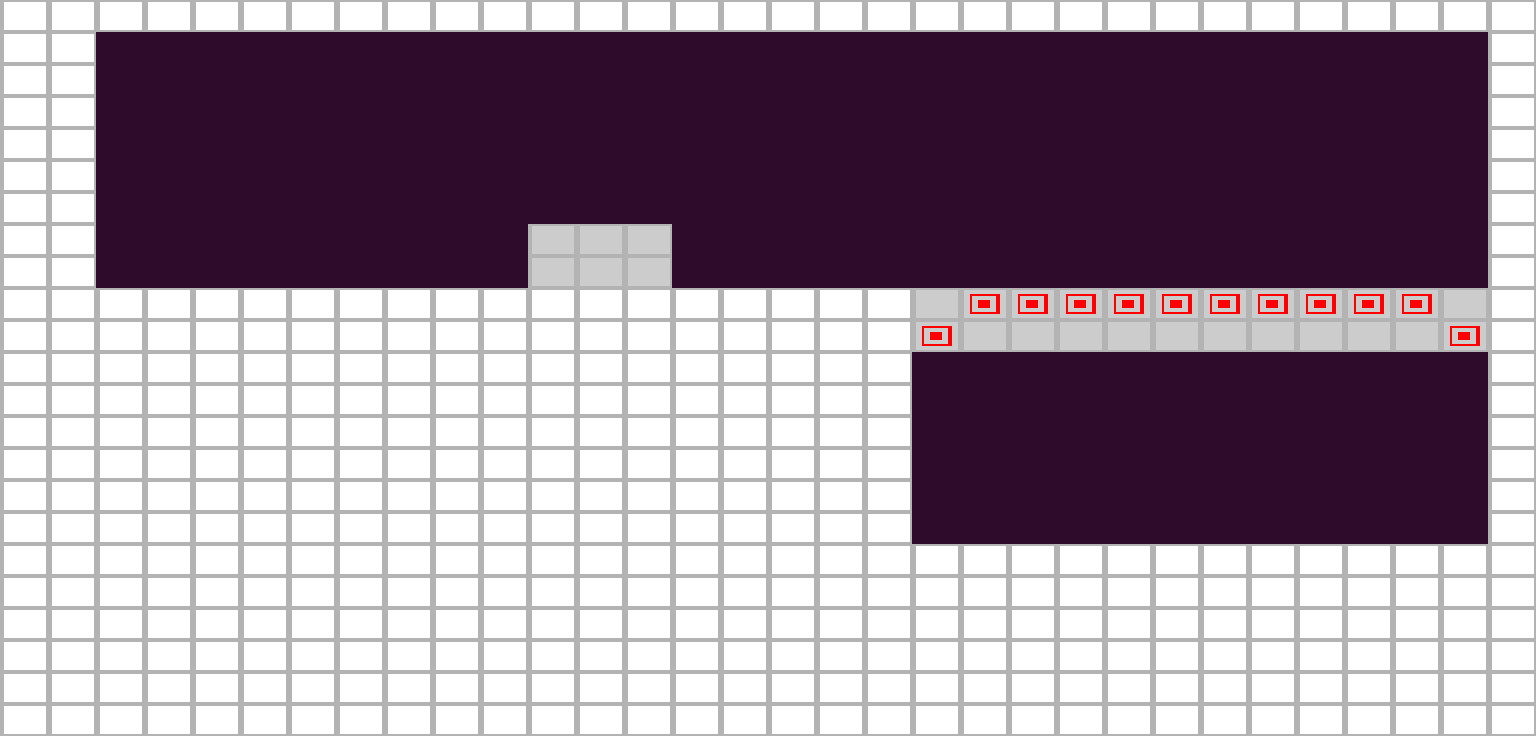

A level layout from a 2D game, rendered from its tile map. Below: a short description, then the map file with its tile-grid data intact:
An orthogonal 32x23 tile map with 48x32 px tiles, 3 tile layers (background, ladders, platforms) and 6 objects (3x EndLevel, CheckPoint, LevelStartCamera, Tree).

<map version="1.0" orientation="orthogonal" width="32" height="23" tilewidth="48" tileheight="32" backgroundcolor="#2e0b2b">
 <properties>
  <property name="LevelType" value="NoMachine" />
  <property name="Lighting" value="Dusk" />
  <property name="Title" value="Bombs Away" />
 </properties>
 <tileset firstgid="1" name="level_tiles" tilewidth="48" tileheight="32">
  <image source="level_tiles.png" width="192" height="128" />
 </tileset>
 <layer name="background" width="32" height="23">
  <data encoding="csv">
0,0,0,0,0,0,0,0,0,0,0,0,0,0,0,0,0,0,0,0,0,0,0,0,0,0,0,0,0,0,0,0,
0,0,0,0,0,0,0,0,0,0,0,0,0,0,0,0,0,0,0,0,0,0,0,0,0,0,0,0,0,0,0,0,
0,0,0,0,0,0,0,0,0,0,0,0,0,0,0,0,0,0,0,0,0,0,0,0,0,0,0,0,0,0,0,0,
0,0,0,0,0,0,0,0,0,0,0,0,0,0,0,0,0,0,0,0,0,0,0,0,0,0,0,0,0,0,0,0,
0,0,0,0,0,0,0,0,0,0,0,0,0,0,0,0,0,0,0,0,0,0,0,0,0,0,0,0,0,0,0,0,
0,0,0,0,0,0,0,0,0,0,0,0,0,0,0,0,0,0,0,0,0,0,0,0,0,0,0,0,0,0,0,0,
0,0,0,0,0,0,0,0,0,0,0,0,0,0,0,0,0,0,0,0,0,0,0,0,0,0,0,0,0,0,0,0,
0,0,0,0,0,0,0,0,0,0,0,0,0,0,0,0,0,0,0,0,0,0,0,0,0,0,0,0,0,0,0,0,
0,0,0,0,0,0,0,0,0,0,0,0,0,0,0,0,0,0,0,0,0,0,0,0,0,0,0,0,0,0,0,0,
0,0,0,0,0,0,0,0,0,0,0,0,0,0,0,0,0,0,0,0,0,0,0,0,0,0,0,0,0,0,0,0,
0,0,0,0,0,0,0,0,0,0,0,0,0,0,0,0,0,0,0,0,0,0,0,0,0,0,0,0,0,0,0,0,
0,0,0,0,0,0,0,0,0,0,0,0,0,0,0,0,0,0,0,0,0,0,0,0,0,0,0,0,0,0,0,0,
0,0,0,0,0,0,0,0,0,0,0,0,0,0,0,0,0,0,0,0,0,0,0,0,0,0,0,0,0,0,0,0,
0,0,0,0,0,0,0,0,0,0,0,0,0,0,0,0,0,0,0,0,0,0,0,0,0,0,0,0,0,0,0,0,
0,0,0,0,0,0,0,0,0,0,0,0,0,0,0,0,0,0,0,0,0,0,0,0,0,0,0,0,0,0,0,0,
0,0,0,0,0,0,0,0,0,0,0,0,0,0,0,0,0,0,0,0,0,0,0,0,0,0,0,0,0,0,0,0,
0,0,0,0,0,0,0,0,0,0,0,0,0,0,0,0,0,0,0,0,0,0,0,0,0,0,0,0,0,0,0,0,
0,0,0,0,0,0,0,0,0,0,0,0,0,0,0,0,0,0,0,0,0,0,0,0,0,0,0,0,0,0,0,0,
0,0,0,0,0,0,0,0,0,0,0,0,0,0,0,0,0,0,0,0,0,0,0,0,0,0,0,0,0,0,0,0,
0,0,0,0,0,0,0,0,0,0,0,0,0,0,0,0,0,0,0,0,0,0,0,0,0,0,0,0,0,0,0,0,
0,0,0,0,0,0,0,0,0,0,0,0,0,0,0,0,0,0,0,0,0,0,0,0,0,0,0,0,0,0,0,0,
0,0,0,0,0,0,0,0,0,0,0,0,0,0,0,0,0,0,0,0,0,0,0,0,0,0,0,0,0,0,0,0,
0,0,0,0,0,0,0,0,0,0,0,0,0,0,0,0,0,0,0,0,0,0,0,0,0,0,0,0,0,0,0,0
</data>
 </layer>
 <layer name="ladders" width="32" height="23">
  <data encoding="csv">
0,0,0,0,0,0,0,0,0,0,0,0,0,0,0,0,0,0,0,0,0,0,0,0,0,0,0,0,0,0,0,0,
0,0,0,0,0,0,0,0,0,0,0,0,0,0,0,0,0,0,0,0,0,0,0,0,0,0,0,0,0,0,0,0,
0,0,0,0,0,0,0,0,0,0,0,0,0,0,0,0,0,0,0,0,0,0,0,0,0,0,0,0,0,0,0,0,
0,0,0,0,0,0,0,0,0,0,0,0,0,0,0,0,0,0,0,0,0,0,0,0,0,0,0,0,0,0,0,0,
0,0,0,0,0,0,0,0,0,0,0,0,0,0,0,0,0,0,0,0,0,0,0,0,0,0,0,0,0,0,0,0,
0,0,0,0,0,0,0,0,0,0,0,0,0,0,0,0,0,0,0,0,0,0,0,0,0,0,0,0,0,0,0,0,
0,0,0,0,0,0,0,0,0,0,0,0,0,0,0,0,0,0,0,0,0,0,0,0,0,0,0,0,0,0,0,0,
0,0,0,0,0,0,0,0,0,0,0,0,0,0,0,0,0,0,0,0,0,0,0,0,0,0,0,0,0,0,0,0,
0,0,0,0,0,0,0,0,0,0,0,0,0,0,0,0,0,0,0,0,0,0,0,0,0,0,0,0,0,0,0,0,
0,0,0,0,0,0,0,0,0,0,0,0,0,0,0,0,0,0,0,0,0,0,0,0,0,0,0,0,0,0,0,0,
0,0,0,0,0,0,0,0,0,0,0,0,0,0,0,0,0,0,0,0,0,0,0,0,0,0,0,0,0,0,0,0,
0,0,0,0,0,0,0,0,0,0,0,0,0,0,0,0,0,0,0,0,0,0,0,0,0,0,0,0,0,0,0,0,
0,0,0,0,0,0,0,0,0,0,0,0,0,0,0,0,0,0,0,0,0,0,0,0,0,0,0,0,0,0,0,0,
0,0,0,0,0,0,0,0,0,0,0,0,0,0,0,0,0,0,0,0,0,0,0,0,0,0,0,0,0,0,0,0,
0,0,0,0,0,0,0,0,0,0,0,0,0,0,0,0,0,0,0,0,0,0,0,0,0,0,0,0,0,0,0,0,
0,0,0,0,0,0,0,0,0,0,0,0,0,0,0,0,0,0,0,0,0,0,0,0,0,0,0,0,0,0,0,0,
0,0,0,0,0,0,0,0,0,0,0,0,0,0,0,0,0,0,0,0,0,0,0,0,0,0,0,0,0,0,0,0,
0,0,0,0,0,0,0,0,0,0,0,0,0,0,0,0,0,0,0,0,0,0,0,0,0,0,0,0,0,0,0,0,
0,0,0,0,0,0,0,0,0,0,0,0,0,0,0,0,0,0,0,0,0,0,0,0,0,0,0,0,0,0,0,0,
0,0,0,0,0,0,0,0,0,0,0,0,0,0,0,0,0,0,0,0,0,0,0,0,0,0,0,0,0,0,0,0,
0,0,0,0,0,0,0,0,0,0,0,0,0,0,0,0,0,0,0,0,0,0,0,0,0,0,0,0,0,0,0,0,
0,0,0,0,0,0,0,0,0,0,0,0,0,0,0,0,0,0,0,0,0,0,0,0,0,0,0,0,0,0,0,0,
0,0,0,0,0,0,0,0,0,0,0,0,0,0,0,0,0,0,0,0,0,0,0,0,0,0,0,0,0,0,0,0
</data>
 </layer>
 <layer name="platforms" width="32" height="23">
  <data encoding="csv">
1,1,1,1,1,1,1,1,1,1,1,1,1,1,1,1,1,1,1,1,1,1,1,1,1,1,1,1,1,1,1,1,
1,1,0,0,0,0,0,0,0,0,0,0,0,0,0,0,0,0,0,0,0,0,0,0,0,0,0,0,0,0,0,1,
1,1,0,0,0,0,0,0,0,0,0,0,0,0,0,0,0,0,0,0,0,0,0,0,0,0,0,0,0,0,0,1,
1,1,0,0,0,0,0,0,0,0,0,0,0,0,0,0,0,0,0,0,0,0,0,0,0,0,0,0,0,0,0,1,
1,1,0,0,0,0,0,0,0,0,0,0,0,0,0,0,0,0,0,0,0,0,0,0,0,0,0,0,0,0,0,1,
1,1,0,0,0,0,0,0,0,0,0,0,0,0,0,0,0,0,0,0,0,0,0,0,0,0,0,0,0,0,0,1,
1,1,0,0,0,0,0,0,0,0,0,0,0,0,0,0,0,0,0,0,0,0,0,0,0,0,0,0,0,0,0,1,
1,1,0,0,0,0,0,0,0,0,0,2,2,2,0,0,0,0,0,0,0,0,0,0,0,0,0,0,0,0,0,1,
1,1,0,0,0,0,0,0,0,0,0,2,2,2,0,0,0,0,0,0,0,0,0,0,0,0,0,0,0,0,0,1,
1,1,1,1,1,1,1,1,1,1,1,1,1,1,1,1,1,1,1,2,3,3,3,3,3,3,3,3,3,3,2,1,
1,1,1,1,1,1,1,1,1,1,1,1,1,1,1,1,1,1,1,3,2,2,2,2,2,2,2,2,2,2,3,1,
1,1,1,1,1,1,1,1,1,1,1,1,1,1,1,1,1,1,1,0,0,0,0,0,0,0,0,0,0,0,0,1,
1,1,1,1,1,1,1,1,1,1,1,1,1,1,1,1,1,1,1,0,0,0,0,0,0,0,0,0,0,0,0,1,
1,1,1,1,1,1,1,1,1,1,1,1,1,1,1,1,1,1,1,0,0,0,0,0,0,0,0,0,0,0,0,1,
1,1,1,1,1,1,1,1,1,1,1,1,1,1,1,1,1,1,1,0,0,0,0,0,0,0,0,0,0,0,0,1,
1,1,1,1,1,1,1,1,1,1,1,1,1,1,1,1,1,1,1,0,0,0,0,0,0,0,0,0,0,0,0,1,
1,1,1,1,1,1,1,1,1,1,1,1,1,1,1,1,1,1,1,0,0,0,0,0,0,0,0,0,0,0,0,1,
1,1,1,1,1,1,1,1,1,1,1,1,1,1,1,1,1,1,1,1,1,1,1,1,1,1,1,1,1,1,1,1,
1,1,1,1,1,1,1,1,1,1,1,1,1,1,1,1,1,1,1,1,1,1,1,1,1,1,1,1,1,1,1,1,
1,1,1,1,1,1,1,1,1,1,1,1,1,1,1,1,1,1,1,1,1,1,1,1,1,1,1,1,1,1,1,1,
1,1,1,1,1,1,1,1,1,1,1,1,1,1,1,1,1,1,1,1,1,1,1,1,1,1,1,1,1,1,1,1,
1,1,1,1,1,1,1,1,1,1,1,1,1,1,1,1,1,1,1,1,1,1,1,1,1,1,1,1,1,1,1,1,
1,1,1,1,1,1,1,1,1,1,1,1,1,1,1,1,1,1,1,1,1,1,1,1,1,1,1,1,1,1,1,1
</data>
 </layer>
 <objectgroup name="objects" width="32" height="23">
  <object name="CheckPoint1" type="CheckPoint" x="144" y="256" width="48" height="32" />
  <object name="EndLevel" type="EndLevel" x="1344" y="512" width="48" height="32">
   <properties>
    <property name="Clone" value="0" />
    <property name="State" value="500" />
    <property name="Time" value="7.25" />
   </properties>
  </object>
  <object name="LevelStartCamera" type="LevelStartCamera" x="1296" y="384" width="48" height="32" />
  <object name="EndLevel" type="EndLevel" x="1392" y="512" width="48" height="32">
   <properties>
    <property name="Clone" value="1" />
    <property name="State" value="500" />
    <property name="Time" value="11" />
   </properties>
  </object>
  <object name="EndLevel" type="EndLevel" x="1440" y="512" width="48" height="32">
   <properties>
    <property name="Clone" value="2" />
    <property name="State" value="500" />
   </properties>
  </object>
  <object name="Tree" type="Tree" x="1152" y="32" width="48" height="32">
   <properties>
    <property name="Base" value="LightBulb" />
    <property name="Light" value="StrobeX" />
    <property name="LightRange" value="0.75" />
    <property name="startDir" value="1" />
   </properties>
  </object>
 </objectgroup>
</map>
